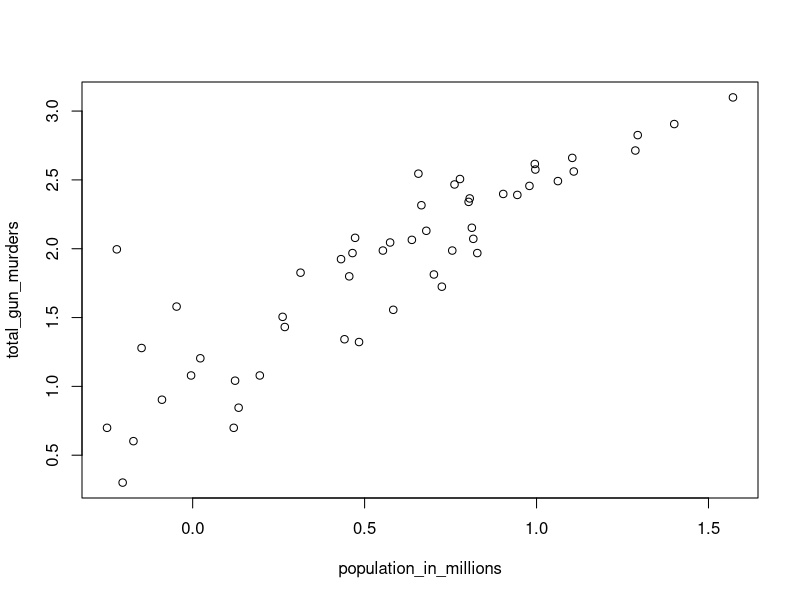
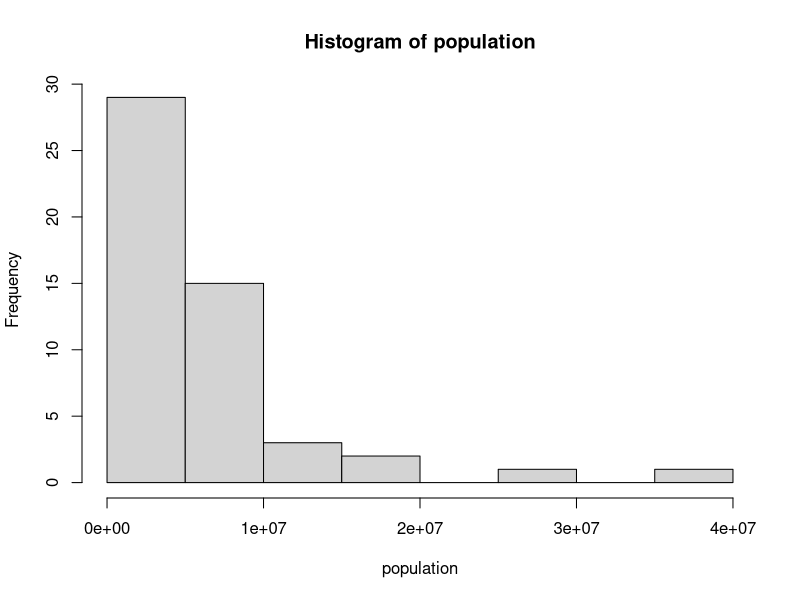
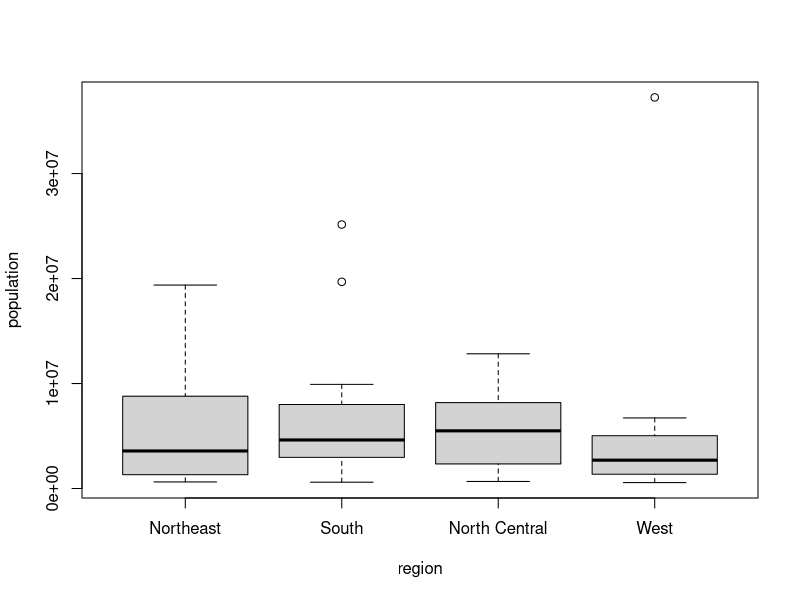

Here is the R script that generated these plots, in order:
## ---- chunk 1
knitr::opts_chunk$set(echo = TRUE)
## ---- chunk 2
 
n <- 100
sum_integers_1 <- (n*(n+1))/2
sum_integers_1


## ---- chunk 3
n <- 1000
sum_integers <- (n*(n+1))/2
sum_integers

## ---- chunk 4
n <- 1000
x <- seq(1, n)
sum(x)
## ---- chunk 5

log10(sqrt(100))

## ---- chunk 6
library(dslabs)
data(murders)
str(murders)
## ---- chunk 7
names(murders)
## ---- chunk 8
a <- murders$state
class(a)
## ---- chunk 9
b <- murders["state"]
identical(a,b)
## ---- chunk 10
length(levels(murders$region))
## ---- chunk 11
table(murders$region)
## ---- chunk 12
temp <- c(35, 88, 42, 84, 81, 30)
temp
## ---- chunk 13
city <- c("Beijing", "Lagos", "Paris", "Rio de Janeiro", "San Juan", "Toronto")
city
## ---- chunk 14
names(temp) <- city
temp
## ---- chunk 15

temp[1:3]

## ---- chunk 16
temp[c("Paris", "San Juan")]

## ---- chunk 17
12:73
## ---- chunk 18
seq(1,100,2)
## ---- chunk 19
seq(6,55,4/7)

length(seq(6,55,4/7))
## ---- chunk 20
a <- seq(1, 10, 0.5)
class(a)
## ---- chunk 21
a <- seq(1,10)
class(a)
## ---- chunk 22
x <- c("1", "3", "5")
x <- as.numeric(x)
x
## ---- chunk 23
pop <- murders$population
pop <- sort(pop)
pop[1:3]
## ---- chunk 24
order(murders$population)[1]
## ---- chunk 25
which.min(murders$population)
## ---- chunk 26
states <- murders$state
states[51]
## ---- chunk 27
rank <- rank(murders$population)
my_df <- data.frame(states, rank)
my_df
## ---- chunk 28
ind <- order(murders$population)
my_df$states <- my_df$states[ind]
my_df$rank <- my_df$rank[ind]
my_df
## ---- chunk 29
data("na_example")
str(na_example)

sum(is.na(na_example))
## ---- chunk 30
mean(na_example, na.rm = TRUE)
## ---- chunk 31
temp <- c(35, 88, 42, 84, 81, 30)
city <- c("Beijing", "Lagos", "Paris", "Rio de Janeiro", 
          "San Juan", "Toronto")
city_temps <- data.frame(name = city, temperature = temp)

city_temps["temperature_C"] = (city_temps$temperature-32)*(5/9)
city_temps
## ---- chunk 32

sum(1/(seq(1,100)^2))

## ---- chunk 33

murder_rate <- murders$total*100000/murders$population
mean(murder_rate)

## ---- chunk 34
murder_rate <- murders$total*100000/murders$population
low <- murder_rate < 1
low
## ---- chunk 35
ind <- which(low)
ind
## ---- chunk 36

murders$state[ind]

## ---- chunk 37
low <- low &  murders$region == "Northeast"
murders$state[which(low)]

## ---- chunk 38

sum(length(murder_rate < mean(murder_rate)))

## ---- chunk 39

ind <- match(c("AK", "MI", "IA"), murders$abb)

murders$state[ind]
## ---- chunk 40

abb <- c("MA","ME", "MI", "MO", "MU")

abb[abb %in% murders$abb]

## ---- chunk 41
abb[ !(abb %in% murders$abb)]

## ---- chunk 42
population_in_millions <- log10(murders$population/10^6)
total_gun_murders <- log10(murders$total)

plot(population_in_millions, total_gun_murders)


## ---- chunk 43

with(murders, hist(population))
## ---- chunk 44
with(murders, boxplot(population ~ region))
